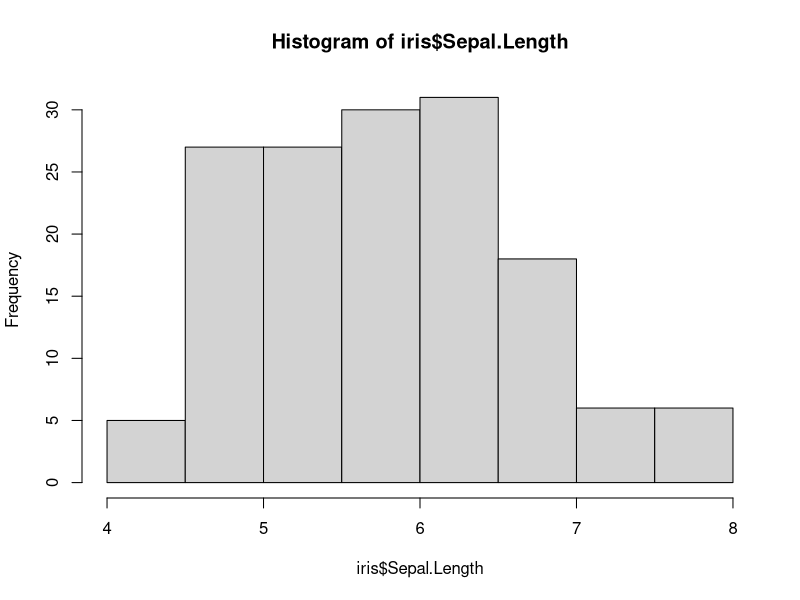
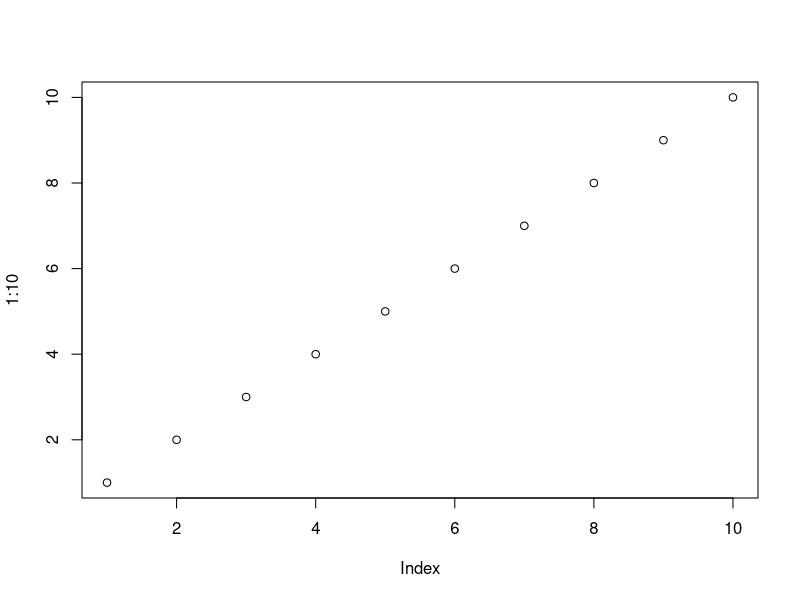
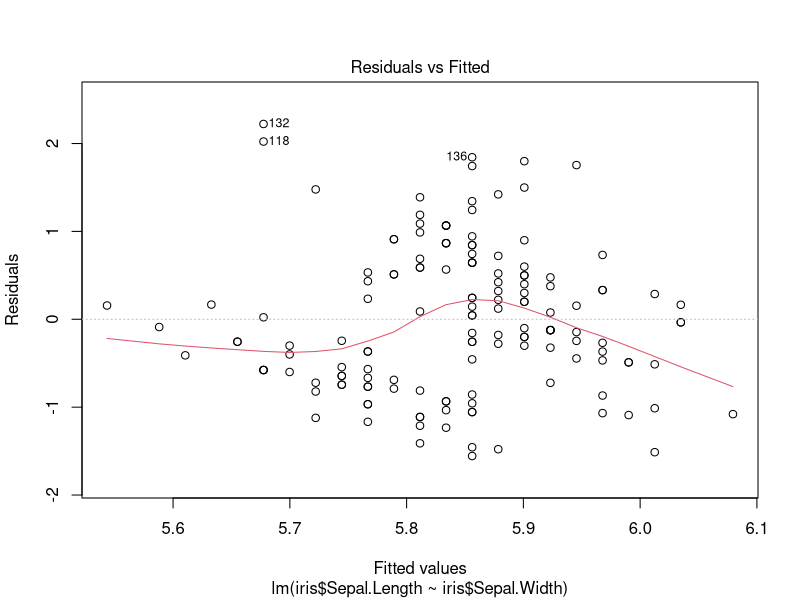
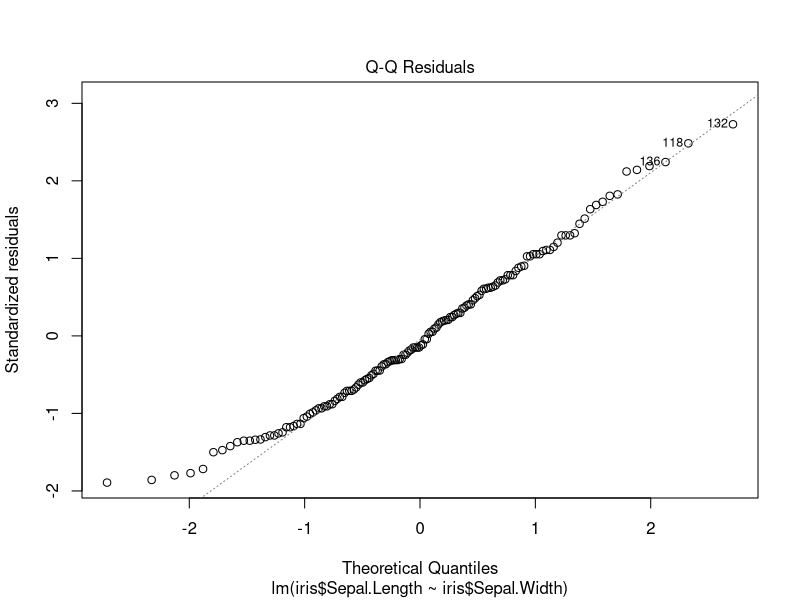
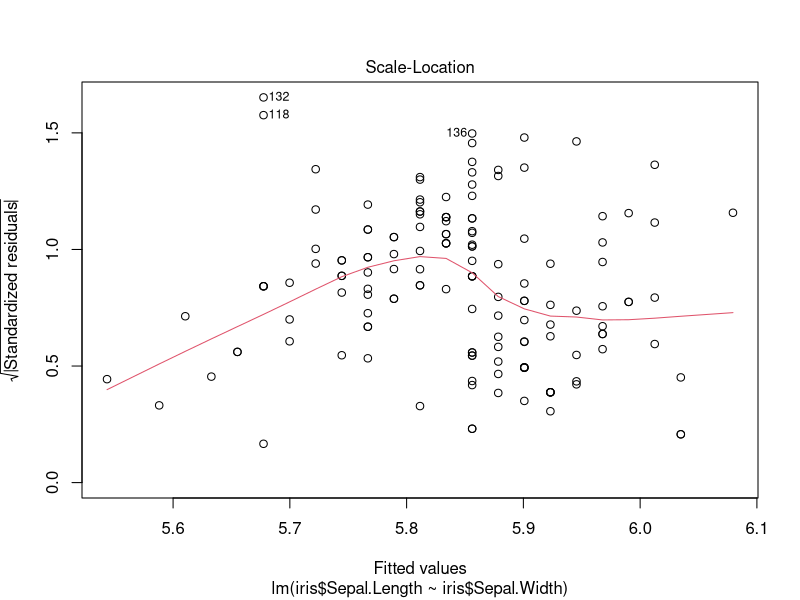
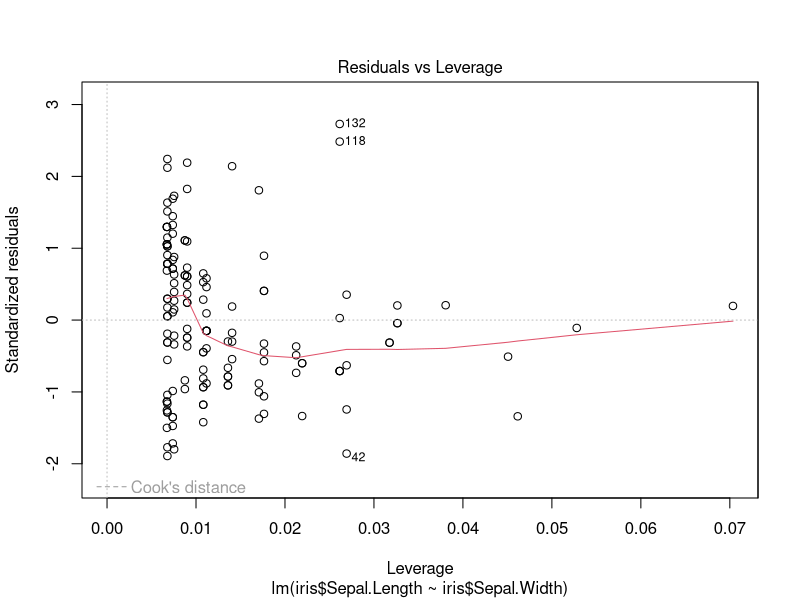
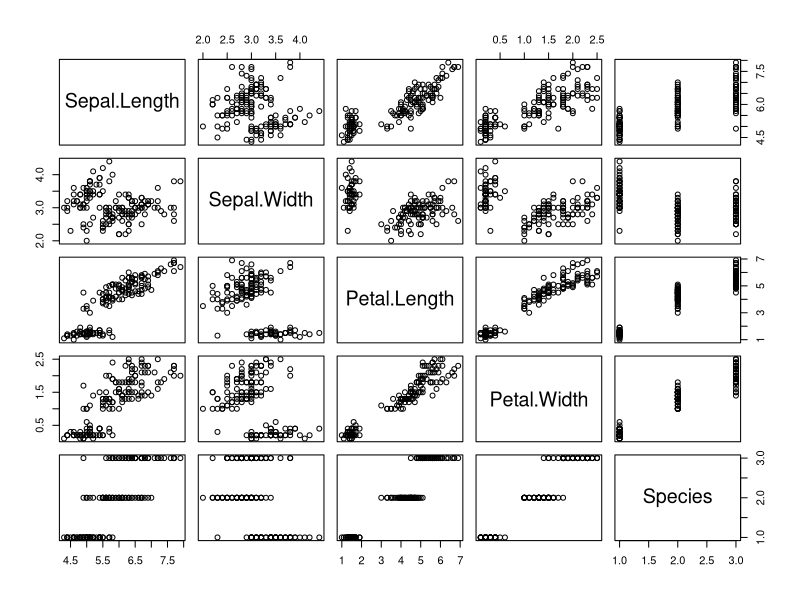
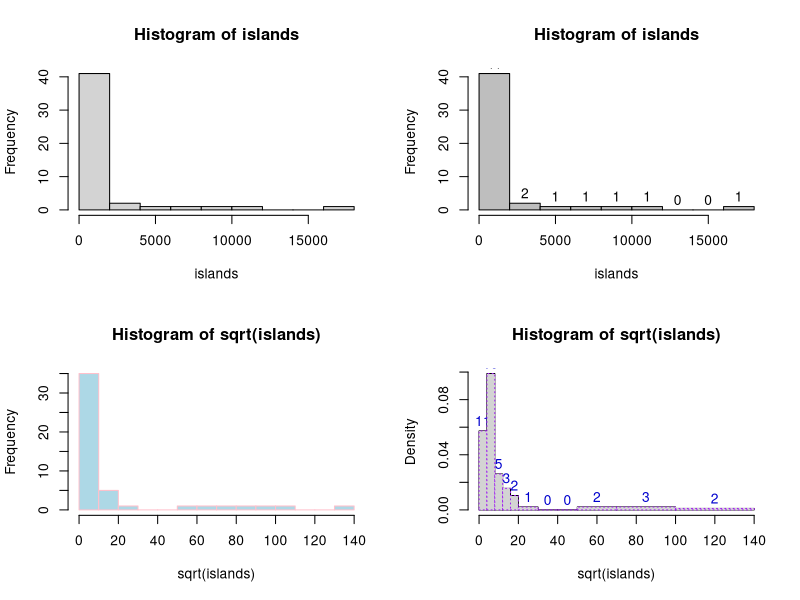

Write R code to recreate these figures, in order.
#MORE on VECTORS-----------------------------------
1:10
seq(1,10, length = 10)
seq(1,10, by = 2)
rep(10,100)
rep(NA,100)
seqs <- rep(1:10,10)

seqs > 5
any(seqs > 5)
all(seqs > 5)

#we Hate John
our_names <- c("Chelsea", "John", "Jim", "Bianca", "Amy", "John", "Jake", "Tony", "Sam")
ifelse(our_names == "John", "J-Money", our_names)

which(our_names == "John")
our_names == "John"

our_names[our_names == "John"]

#LISTS--------------------------------------------
#sorta like a C struct
list2 <- list("name" = "Chelsea", "height" = 160)
class(list2)
#sort of like a dict in python
list2$name

list2[1]
class(list2[1])

list2[[1]]
class(list2[[1]])

#MATRIX----------------------------------------------
ident <- matrix(c(1,0,0,0,1,0,0,0,1), ncol = 3,
                byrow = T)
ident

ident + 1
ident + 1:3 #recycling, note that it's by column

ident[1,2]

ident[1,2] <- 3
ident

#transpose
t(ident)

v <- c(1,2,3)

#matrix multiplication
v %*% ident

#DATAFRAMES-------------------------
#since a matrix is an array, it can't have multiple types.
#But DFs can! they're implemented as lists (structs)
library(datasets)
summary(iris)
class(iris)

head(iris)

d <- data.frame(ident)
names(d) <- c("a","b","c")
d

#creating your own
set.seed(42)

height <- rnorm(10,mean = 170, sd = 20)
weight <- rnorm(10, mean = 150, sd = 20)
head(height)
head(weight)
height <- round(height,2)
weight <- round(weight,2)

hw <- data.frame(h = height, w = weight)
head(hw)
hw$h

newguy <- c(140,100) #data.frame(height = 140, weight = 100)
hw <- rbind(hw,newguy)
hw

age <- rnorm(11, 25, 2)
hw$age <- age
#or
cbind(hw,age)
#FUNCTIONS------------------------------------------
my_function <- function(arg){
  #doSTUFF
  arg + 1
}

#implicitly returns last object, can also use explicit return()
my_function(1)

squares <- function(n){
  return(n**2)
}

squares(2)
squares(4)

weird_squares <- function(n){
  n <- n + 1
  print(paste("n is",n))
  return(squares(n))
}

n <- 3
n
weird_squares(n)
n

default_square <- function(n = 4){
  return(n**2)
}

default_square()

#CLASSES---------------------------------------
histo <- hist(iris$Sepal.Length)
str(histo)
class(histo)

#generic functions
summary(histo)
a <- lm(iris$Sepal.Length~iris$Sepal.Width)
str(a)
summary(a)
summary(iris)


plot(1:10)
plot(a)
plot(iris)


#BTW just to mention...
example(hist)







